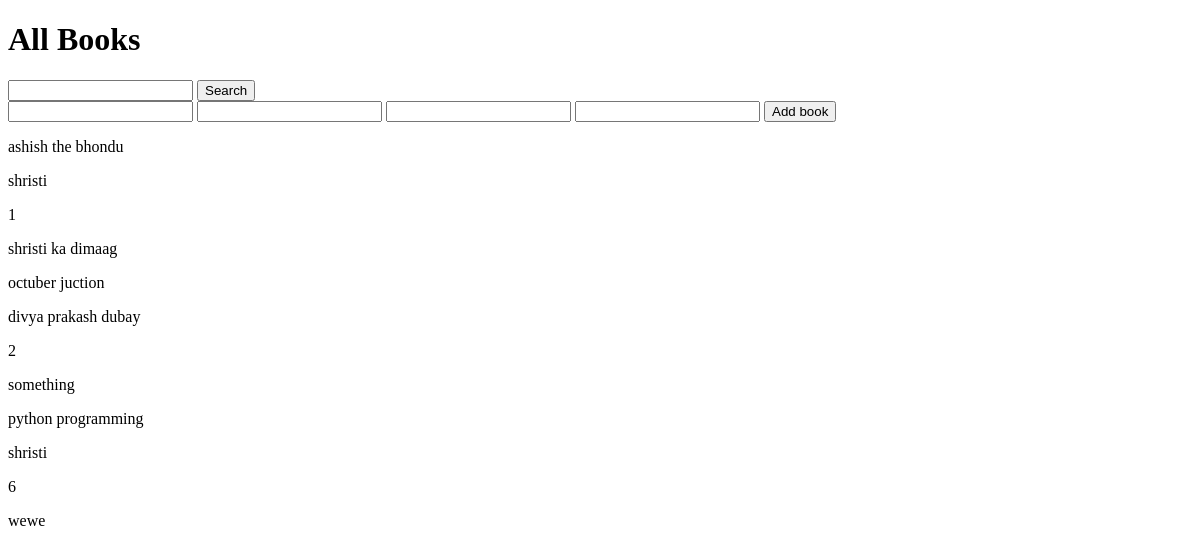
Before: / with the older database file.
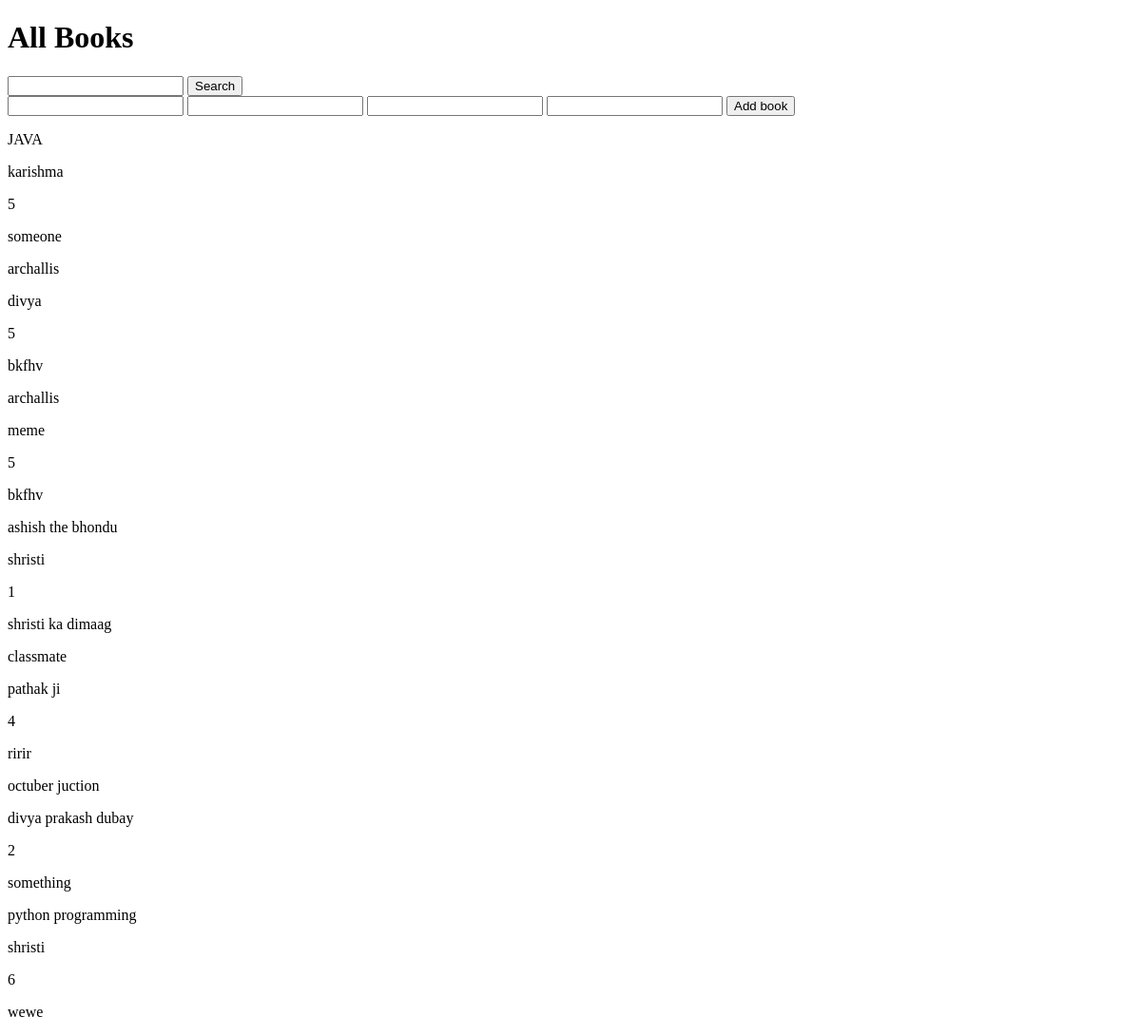
After: the same page with the newer database file.
### tables this page shows
CREATE TABLE books(
            id INTEGER PRIMARY KEY AUTOINCREMENT,
            title TEXT,
            author TEXT,
            edition TEXT,
            publisher TEXT
        );

### app.py (the view)
@app.route("/")
def home():
    library = Library()
    books = library.get_all_books()
    return render_template("books.html", books=books, heading="All Books")

### library.py (called while the page is built)
    def get_all_books(self):
        self.cursor.execute("SELECT * FROM books ORDER BY title ASC")
        books = self.cursor.fetchall()
        return books

### templates/books.html (shortened to what this page needs)
<!DOCTYPE html>
<html>
<head>
</head>
<body>
    <h1>{{ heading }} </h1>
    <form action="/search_book" method="GET">
        <input type="text" name="title">
        <button type="submit">Search</button>
    </form>
    <form action="/add_book" method="POST">
        <input type="text" name="title">
        <input type="text" name="author">
        <input type="text" name="edition">
        <input type="text" name="publisher">
        <button type="submit">Add book</button>
    </form>
{% if books  %}
    {% for book in books %}
        <p>{{book["title"]}}</p>
        <p>{{book["author"]}}</p>
        <p>{{book["edition"]}}</p>
        <p>{{book["publisher"]}}</p>
    {% endfor %}
{% else %}
    <p>No books available.</p>
{% endif %}
</body>
</html>

Changed rows visible on the page:
added books: title "JAVA", author "karishma", edition "5", publisher "someone"
added books: title "archallis", author "divya", edition "5", publisher "bkfhv"
added books: title "archallis", author "meme", edition "5", publisher "bkfhv"
added books: title "classmate", author "pathak ji", edition "4", publisher "ririr"
